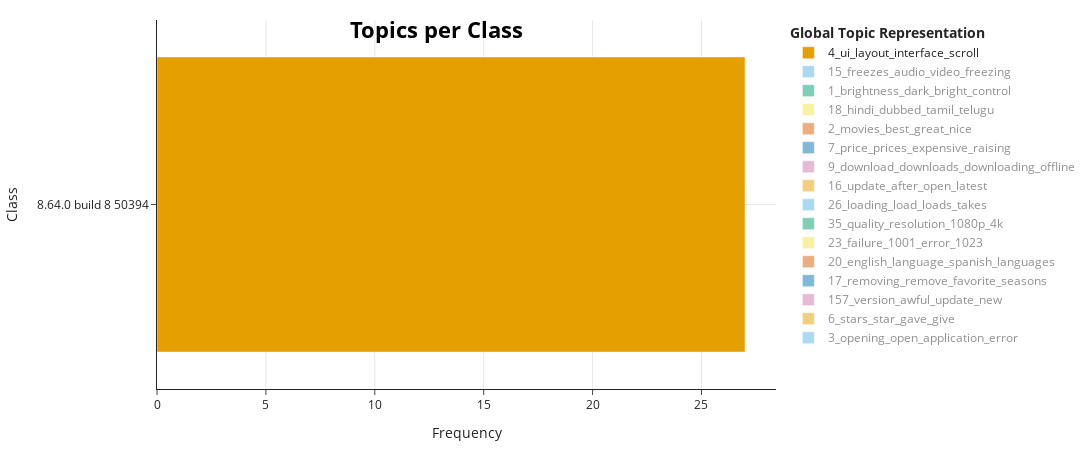

This figure's notebook cell:
### Markdown cell above
### Visualize topics per version

### Code cell
visualize_version(
    topic_model_netflix,
    df_info_netflix,
    topics_per_class_netflix,
    ['8.64.0 build 8 50394'],
    height=450,
    threshold=3,
    remove_outliers=True
    )

### Figure 1 — Plotly figure (JSON) as saved in the notebook; plotly's stock layout.template omitted (floating-point values rounded to 4 significant figures)
{"data": [{"hoverinfo": "text", "hovertext": ["<b>Topic 4</b><br>Words: layout, ui, interface, scroll, design"], "marker": {"color": "#E69F00"}, "name": "4_ui_layout_interface_scroll", "orientation": "h", "type": "bar", "visible": true, "x": [27], "y": ["8.64.0 build 8 50394"]}, {"hoverinfo": "text", "hovertext": ["<b>Topic 15</b><br>Words: soundeffct, cracked, validate, sounds, videos"], "marker": {"color": "#56B4E9"}, "name": "15_freezes_audio_video_freezing", "orientation": "h", "type": "bar", "visible": "legendonly", "x": [17], "y": ["8.64.0 build 8 50394"]}, {"hoverinfo": "text", "hovertext": ["<b>Topic 1</b><br>Words: brightness, inadvertently, hick, minimum, controls"], "marker": {"color": "#009E73"}, "name": "1_brightness_dark_bright_control", "orientation": "h", "type": "bar", "visible": "legendonly", "x": [5], "y": ["8.64.0 build 8 50394"]}, {"hoverinfo": "text", "hovertext": ["<b>Topic 18</b><br>Words: hindi, punjabi, awalble, jota, dubbed"], "marker": {"color": "#F0E442"}, "name": "18_hindi_dubbed_tamil_telugu", "orientation": "h", "type": "bar", "visible": "legendonly", "x": [5], "y": ["8.64.0 build 8 50394"]}, {"hoverinfo": "text", "hovertext": ["<b>Topic 2</b><br>Words: itmovies, strangerthings, ale, renting, garbage"], "marker": {"color": "#D55E00"}, "name": "2_movies_best_great_nice", "orientation": "h", "type": "bar", "visible": "legendonly", "x": [4], "y": ["8.64.0 build 8 50394"]}, {"hoverinfo": "text", "hovertext": ["<b>Topic 7</b><br>Words: sugesstion, stitution, dir, moality, afr"], "marker": {"color": "#0072B2"}, "name": "7_price_prices_expensive_raising", "orientation": "h", "type": "bar", "visible": "legendonly", "x": [4], "y": ["8.64.0 build 8 50394"]}, {"hoverinfo": "text", "hovertext": ["<b>Topic 9</b><br>Words: harder, knock, returned, portion, gb"], "marker": {"color": "#CC79A7"}, "name": "9_download_downloads_downloading_offline", "orientation": "h", "type": "bar", "visible": "legendonly", "x": [4], "y": ["8.64.0 build 8 50394"]}, {"hoverinfo": "text", "hovertext": ["<b>Topic 16</b><br>Words: forest, fully, glitch, recent, update"], "marker": {"color": "#E69F00"}, "name": "16_update_after_open_latest", "orientation": "h", "type": "bar", "visible": "legendonly", "x": [3], "y": ["8.64.0 build 8 50394"]}, {"hoverinfo": "text", "hovertext": ["<b>Topic 26</b><br>Words: bette, cluttering, load, clunky, opt"], "marker": {"color": "#56B4E9"}, "name": "26_loading_load_loads_takes", "orientation": "h", "type": "bar", "visible": "legendonly", "x": [3], "y": ["8.64.0 build 8 50394"]}, {"hoverinfo": "text", "hovertext": ["<b>Topic 35</b><br>Words: accessibility, tier, subscriber, 4k, sd"], "marker": {"color": "#009E73"}, "name": "35_quality_resolution_1080p_4k", "orientation": "h", "type": "bar", "visible": "legendonly", "x": [3], "y": ["8.64.0 build 8 50394"]}, {"hoverinfo": "text", "hovertext": ["<b>Topic 23</b><br>Words: remotes, forums, virtual, affected, til"], "marker": {"color": "#F0E442"}, "name": "23_failure_1001_error_1023", "orientation": "h", "type": "bar", "visible": "legendonly", "x": [3], "y": ["8.64.0 build 8 50394"]}, {"hoverinfo": "text", "hovertext": ["<b>Topic 20</b><br>Words: unsatisfied, vacation, understanding, th, clarity"], "marker": {"color": "#D55E00"}, "name": "20_english_language_spanish_languages", "orientation": "h", "type": "bar", "visible": "legendonly", "x": [3], "y": ["8.64.0 build 8 50394"]}, {"hoverinfo": "text", "hovertext": ["<b>Topic 17</b><br>Words: bringing, man, deleted, years, remove"], "marker": {"color": "#0072B2"}, "name": "17_removing_remove_favorite_seasons", "orientation": "h", "type": "bar", "visible": "legendonly", "x": [3], "y": ["8.64.0 build 8 50394"]}, {"hoverinfo": "text", "hovertext": ["<b>Topic 157</b><br>Words: betterment, whereas, latest, worst, trash"], "marker": {"color": "#CC79A7"}, "name": "157_version_awful_update_new", "orientation": "h", "type": "bar", "visible": "legendonly", "x": [3], "y": ["8.64.0 build 8 50394"]}, {"hoverinfo": "text", "hovertext": ["<b>Topic 6</b><br>Words: unfinished, invested, dramas, accurate, puts"], "marker": {"color": "#E69F00"}, "name": "6_stars_star_gave_give", "orientation": "h", "type": "bar", "visible": "legendonly", "x": [3], "y": ["8.64.0 build 8 50394"]}, {"hoverinfo": "text", "hovertext": ["<b>Topic 3</b><br>Words: 8hrs, responding, menu, view, happened"], "marker": {"color": "#56B4E9"}, "name": "3_opening_open_application_error", "orientation": "h", "type": "bar", "visible": "legendonly", "x": [3], "y": ["8.64.0 build 8 50394"]}], "layout": {"height": 450, "hoverlabel": {"bgcolor": "white", "font": {"family": "Rockwell", "size": 16}}, "legend": {"title": {"text": "<b>Global Topic Representation"}}, "margin": {"b": 20, "l": 20, "r": 20, "t": 20}, "title": {"font": {"color": "Black", "size": 22}, "text": "<b>Topics per Class</b>", "x": 0.4, "xanchor": "center", "y": 0.95, "yanchor": "top"}, "width": 1200, "xaxis": {"showgrid": true, "title": {"text": "Frequency"}}, "yaxis": {"categoryorder": "total descending", "showgrid": true, "title": {"text": "Class"}}}}
